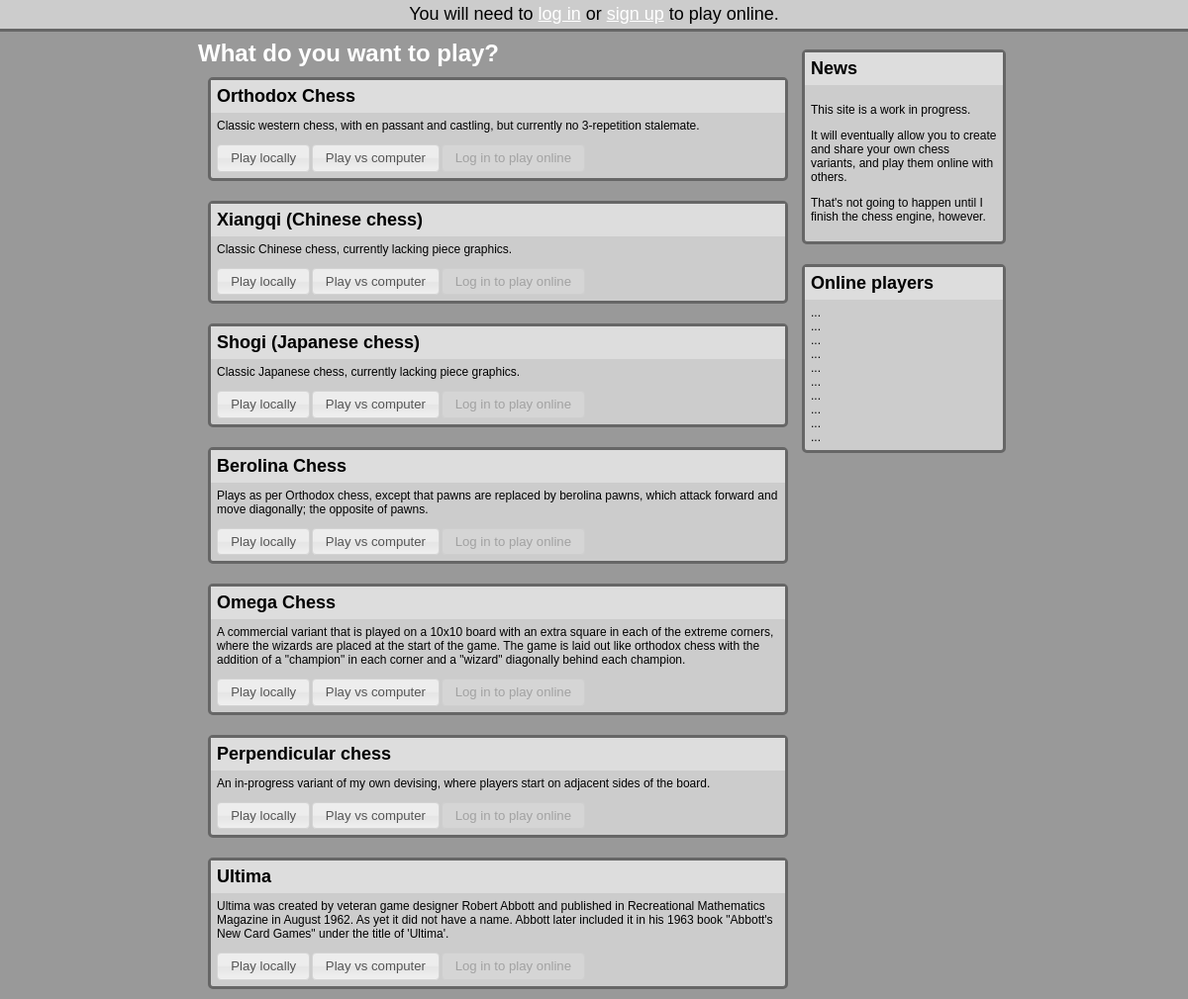
The page /site/index.php on the database its author committed.
### tables this page shows
CREATE TABLE IF NOT EXISTS `Variants` (
  `ID` int(10) unsigned NOT NULL AUTO_INCREMENT,
  `Name` varchar(100) NOT NULL,
  `Description` text NOT NULL,
  `SortOrder` tinyint(3) unsigned NOT NULL DEFAULT '4',
  `Slug` varchar(100) NOT NULL,
  `CreatedBy` int(10) unsigned DEFAULT NULL,
  `Public` tinyint(1) unsigned NOT NULL DEFAULT '0',
  PRIMARY KEY (`ID`),
  UNIQUE KEY `Name` (`Name`),
  UNIQUE KEY `Slug` (`Slug`),
  KEY `CreatedBy` (`CreatedBy`),
  KEY `Public` (`Public`),
  KEY `SortOrder` (`SortOrder`,`Name`)
);

### site/index.php (the view, shortened to what this page needs)
<?
require_once('php/core.php');
$db = db_connect();
echo startPage('Chess thing');
?>
<link type="text/css" href="/css/homepage.css" rel="stylesheet" />
<div id="menubar">
<?
if ( notLoggedIn() )
	echo 'You will need to <a href="#" onclick="return showLogIn();">log in</a> or <a href="#"  onclick="return showRegister();">sign up</a> to play online.';
else
	echo 'Welcome, <a href="#">' . readFromUserSession("Name") . '</a>.
<a href="#" class="menu first">My games (3)</a><a href="#" class="menu">Manage account</a><a href="/php/logout.php" class="menu last">Logout</a>';
?>
</div>
<div id="body">
	<div id="main">
		<div class="bigTitle">What do you want to play?</div>
<?
	$query = "select ID, Name, Slug, Description from Variants where Public = 1 OR CreatedBy = :userID order by SortOrder, Name";
	$query_params = array(
		':userID' => $_SESSION['user']['ID']
	);
	try
	{
		$stmt = $db->prepare($query);
		$result = $stmt->execute($query_params);
	}
	catch(PDOException $ex)
	{
		die("Error listing variants" . db_error(__FILE__, __LINE__, $ex));
	}
	$disableOnline = notLoggedIn();
	$row = $stmt->fetch();
	while ($row)
	{
		echo '<div class="panel" variant="' . $row['Slug'] . '"><div class="heading">' . $row['Name'] . '</div><div class="panelBody">' . $row['Description'] . '<div class="playButtons"><span class="playButton enabled" playType="0">Play locally</span><span class="playButton enabled" playType="1">Play vs computer</span><span class="playButton';
		if ( $disableOnline )
			echo ' disabled">Log in to play online';
		else
			echo ' enabled" playType="2">Play online';
		echo '</span></div></div></div>';
		$row = $stmt->fetch();
	}
?>
	</div>
	<div id="sidebar">
		<div class="panel"><div class="heading">News</div>
			<div class="panelBody">
				<p>This site is a work in progress.</p>
				<p>It will eventually allow you to create and share your own chess variants, and play them online with others.</p>
				<p>That's not going to happen until I finish the chess engine, however.</p>
			</div>
		</div>
		<div class="panel"><div class="heading">Online players</div>
			<div class="panelBody">
				...<br/>...<br/>
				...<br/>...<br/>
				...<br/>...<br/>
				...<br/>...<br/>
				...<br/>
				...<br/>
			</div>
		</div>
	</div>
</div>
<? echo endPage(); ?>

### site/php/core.php (shortened to what this page needs)
<?php
function notLoggedIn()
{
	return empty($_SESSION['user']);
}
function startPage($title)
{
	return '<!DOCTYPE html PUBLIC "-//W3C//DTD XHTML 1.0 Transitional//EN" "http://www.w3.org/TR/xhtml1/DTD/xhtml1-transitional.dtd">
<html xmlns="http://www.w3.org/1999/xhtml" >
<head>
<link type="text/css" href="/css/smoothness/jquery-ui-1.10.0.custom.min.css" rel="stylesheet" />
<link type="text/css" href="/css/common.css" rel="stylesheet" />
<script type="text/javascript" src="http://ajax.googleapis.com/ajax/libs/jquery/1.9.1/jquery.min.js"></script>
<script type="text/javascript" src="/js/jquery-ui-1.10.0.custom.min.js"></script>
<title>' . $title . '</title>
</head>
<body>
';
}
function endPage()
{
	return '</body>
</html>';
}
?>

### site/css/common.css (style rules this page uses)
body { font-family: Verdana, sans-serif; font-size: 12px; background-color:#999999; color:#33333; margin: 0; padding: 0; min-width: 400px; text-align: center; }
#body { width: 800px; height: 600px; position: relative; text-align: left; margin-left: auto; margin-right:auto; }
#main { position: absolute; top: 0px; left: 0px; width: 580px; }
#sidebar { position: absolute; top: 0px; right: 0px; width: 200px; }
a:link { color:#ffffff; }
.panel { display: inline-block; margin: 10px; padding: 0px; background-color: #cccccc; border: solid #666666 3px; border-radius: 5px; width: 100%; }
.heading { padding: 6px; margin: 0px; background-color: #dddddd; font-size: 18px; font-weight: bold; }
.panelBody { padding: 6px; }
.bigTitle { font-size: 24px; color: white; font-weight: bold; }

### site/css/homepage.css (style rules this page uses)
#menubar { background-color: #cccccc; border-bottom: solid #666666 3px; font-size: 18px; padding: 4px; margin: 0px 0px 8px 0px; min-width:800px; }
.playButtons { padding-top: 12px; }

### rows shown on the page
variants: Name "Orthodox Chess", Description "Classic western chess, with en passant and castling, but currently no 3-repetition stalemate."
variants: Name "Xiangqi (Chinese chess)", Description "Classic Chinese chess, currently lacking piece graphics."
variants: Name "Shogi (Japanese chess)", Description "Classic Japanese chess, currently lacking piece graphics."
variants: Name "Berolina Chess", Description "Plays as per Orthodox chess, except that pawns are replaced by berolina pawns, which attack forward and move diagonally; the opposite of pawns."
variants: Name "Omega Chess", Description "A commercial variant that is played on a 10x10 board with an extra square in each of the extreme corners, where the wizards are placed at the start of the game. The game is laid out like orthodox chess with the addition of a \"champion\" in each corner and a \"wizard\" diagonally behind each champion."
variants: Name "Perpendicular chess", Description "An in-progress variant of my own devising, where players start on adjacent sides of the board."
variants: Name "Ultima", Description "Ultima was created by veteran game designer Robert Abbott and published in Recreational Mathematics Magazine in August 1962. As yet it did not have a name. Abbott later included it in his 1963 book \"Abbott's New Card Games\" under the title of 'Ultima'."
